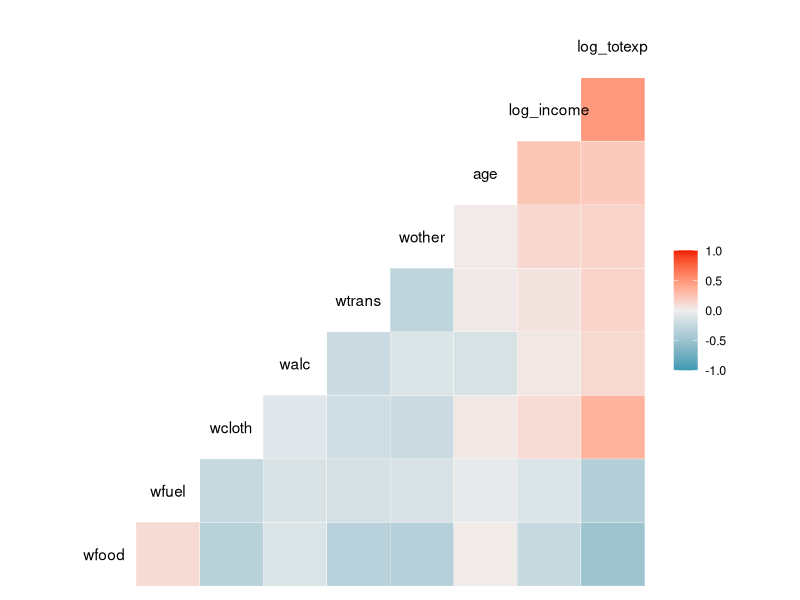
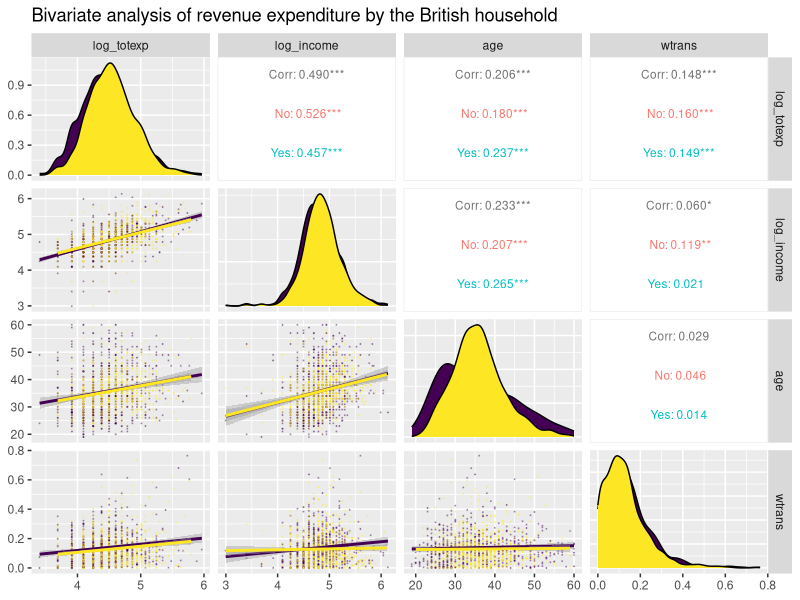

Recreate these plots in R, in order.
library(dplyr)
data <- read.csv("british_household.csv")
summary(data)

# income 이상치 제거
data <- filter(data, income < 500)

# 화폐 단위 변수는 log를 취하는게 관행
data <- mutate(
  data,
  log_income = log(income),
  log_totexp = log(totexp),
  children_fac = factor(children, order=TRUE, labels=c("No", "Yes"))
)

# 필요 없는 열 제거
data <- select(data, -c(X, children, totexp, income))
summary(data)
glimpse(data)

# 상관계수
cor(data$log_income, data$wfood, method="pearson")
cor(data$log_income, data$log_totexp, method="pearson")

cor(data$log_income, data$wfood, method="spearman")
cor(data$log_income, data$log_totexp, method="spearman")

# 상관계수 행렬렬
cor_mat <- as.dist(round(cor(data[, 1:9]), 3))
cor_mat

# 유의수준
# install.packages("Hmisc")
library("Hmisc")

data_mat = as.matrix(data[, 1:9])
pmat <- rcorr(data_mat)

p_value <- round(pmat[["P"]], 4)
p_value

# 시각화
# install.packages("GGally")
library(GGally)
ggcorr(data)

library(ggplot2)
ggpairs(data, columns = c("log_totexp", "log_income", "age", "wtrans"), 
        title = "Bivariate analysis of revenue expenditure by the British household",
        upper = list(continuous = wrap("cor", size = 3)),
        lower = list(continuous = wrap("smooth", alpha = 0.3, size = 0.1)),
        mapping = aes(color = children_fac)
)
